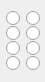
   <widget class="QWidget" name="gridLayoutWidget_12">
    <property name="geometry">
     <rect>
      <x>564</x>
      <y>200</y>
      <width>45</width>
      <height>82</height>
     </rect>
    </property>
    <layout class="QGridLayout" name="gridLayout_12">
     <property name="leftMargin">
      <number>6</number>
     </property>
     <property name="rightMargin">
      <number>0</number>
     </property>
     <property name="spacing">
      <number>0</number>
     </property>
     <item row="0" column="1">
      <widget class="QRadioButton" name="radioButton_92">
       <property name="styleSheet">
        <string notr="true"/>
       </property>
       <property name="text">
        <string/>
       </property>
       <property name="autoExclusive">
        <bool>false</bool>
       </property>
      </widget>
     </item>
     <item row="0" column="0">
      <widget class="QRadioButton" name="radioButton_94">
       <property name="styleSheet">
        <string notr="true"/>
       </property>
       <property name="text">
        <string/>
       </property>
       <property name="autoExclusive">
        <bool>false</bool>
       </property>
      </widget>
     </item>
     <item row="3" column="1">
      <widget class="QRadioButton" name="radioButton_93">
       <property name="styleSheet">
        <string notr="true"/>
       </property>
       <property name="text">
        <string/>
       </property>
       <property name="autoExclusive">
        <bool>false</bool>
       </property>
      </widget>
     </item>
     <item row="3" column="0">
      <widget class="QRadioButton" name="radioButton_91">
       <property name="styleSheet">
        <string notr="true"/>
       </property>
       <property name="text">
        <string/>
       </property>
       <property name="autoExclusive">
        <bool>false</bool>
       </property>
      </widget>
     </item>
     <item row="2" column="1">
      <widget class="QRadioButton" name="radioButton_96">
       <property name="styleSheet">
        <string notr="true"/>
       </property>
       <property name="text">
        <string/>
       </property>
       <property name="autoExclusive">
        <bool>false</bool>
       </property>
      </widget>
     </item>
     <item row="2" column="0">
      <widget class="QRadioButton" name="radioButton_95">
       <property name="styleSheet">
        <string notr="true"/>
       </property>
       <property name="text">
        <string/>
       </property>
       <property name="autoExclusive">
        <bool>false</bool>
       </property>
      </widget>
     </item>
     <item row="1" column="1">
      <widget class="QRadioButton" name="radioButton_167">
       <property name="styleSheet">
        <string notr="true"/>
       </property>
       <property name="text">
        <string/>
       </property>
       <property name="autoExclusive">
        <bool>false</bool>
       </property>
      </widget>
     </item>
     <item row="1" column="0">
      <widget class="QRadioButton" name="radioButton_168">
       <property name="styleSheet">
        <string notr="true"/>
       </property>
       <property name="text">
        <string/>
       </property>
       <property name="autoExclusive">
        <bool>false</bool>
       </property>
      </widget>
     </item>
    </layout>
   </widget>
